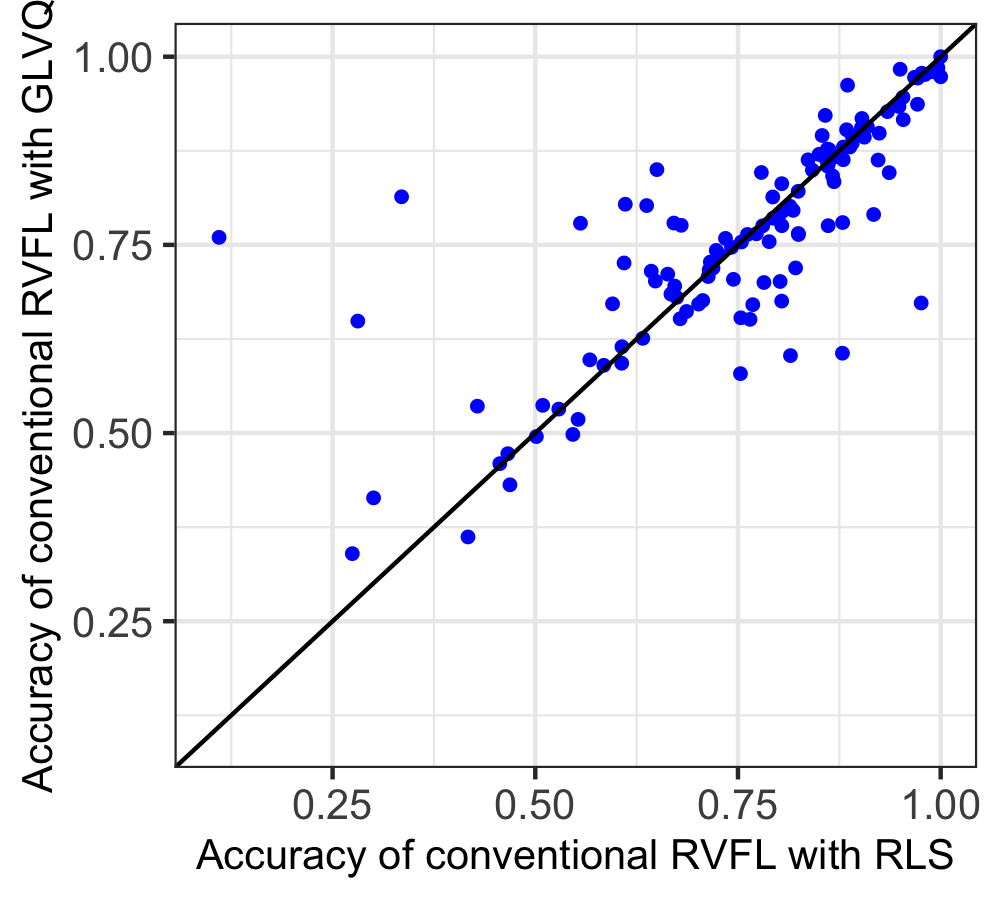

The R source for this figure:
library(dplyr)
library(ggplot2)

convLMS <- read.csv(file="conv_lms_acc.csv", sep='\t', header=FALSE)
convLVQ <- read.csv(file="conv_lvq_acc.csv", sep='\t', header=FALSE)
compData <- cbind(convLMS, convLVQ)
colnames(compData) <- c("LMS", "LVQ")

mean(compData[, "LMS"])
mean(compData[, "LVQ"])

t.test(compData$LMS, compData$LVQ, paired = TRUE)

shapiro.test(compData$LMS)
shapiro.test(compData$LVQ)
wilcox.test(compData$LMS, compData$LVQ, paired = TRUE)

cor(compData$LMS, compData$LVQ)

png("second_figure.png", width=1000, height=900, res=300)

ggplot(compData, aes(x=LMS, y=LVQ)) +
  geom_point(size = 1, color = "blue") +
  geom_abline(slope=1, intercept=0) +
  xlim(0.1, 1.0) +
  ylim(0.1, 1.0) +
  xlab("Accuracy of conventional RVFL with RLS") +
  ylab("Accuracy of conventional RVFL with GLVQ") +
  theme_bw() +
  theme(axis.text.x=element_text(size=10),
        axis.text.y=element_text(size=10),
        axis.title.x=element_text(size=10),
        axis.title.y=element_text(size=10))
#        text=element_text(family="Arial", size=10))

dev.off()
